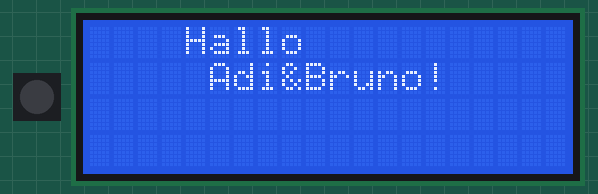
A sketch run on a simulated Arduino Uno, built with avr-gcc and run on an emulated ATmega328P. Parts: 1 RGB LEDs in strip order, left to right, 20×4 character LCD. What the sketch prints to the serial monitor is not drawn.

Above: at 0.1 s.
At 1.1 s:
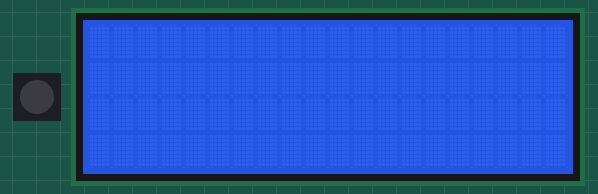

Measured:
- what the display in image 1 shows lasts 1.0 s, from 1.1 s to 2.1 s

The sketch:

Aufgabe1.ino
```cpp
/*
 Name:		Aufgabe1.ino
 Created:	06.10.2017 16:34:19
 Author:	steff
*/
// the setup function runs once when you press reset or power the board


#include <LiquidCrystal.h>
#include <Adafruit_NeoPixel.h>
#include <Wire.h>
#include <LiquidCrystal_I2C\LiquidCrystal_I2C.h>

#define PIN 10
Adafruit_NeoPixel strip = Adafruit_NeoPixel(1, PIN, NEO_GRB + NEO_KHZ800);
LiquidCrystal_I2C lcd(0x20, 20, 4);  // set the LCD address to 0x27 for a 16 chars and 2 line display

void setup() {
	Serial.begin(9600);
	strip.begin(); // Initialize all pixels to 'off'
	lcd.init();
	lcd.backlight();
	lcd.clear();

}

// the loop function runs over and over again until power down or reset
void loop() {

	Serial.println("Hello");
		strip.setPixelColor(255, 0, 255, 255);
		strip.show();
		lcd.setCursor(4, 0);
		lcd.print("Hallo");
		lcd.setCursor(5, 1);
		lcd.print("Adi&Bruno!");
		delay(1000);
		strip.setPixelColor(0, 0);
		strip.show();
		lcd.clear();
		delay(1000);


}
```
